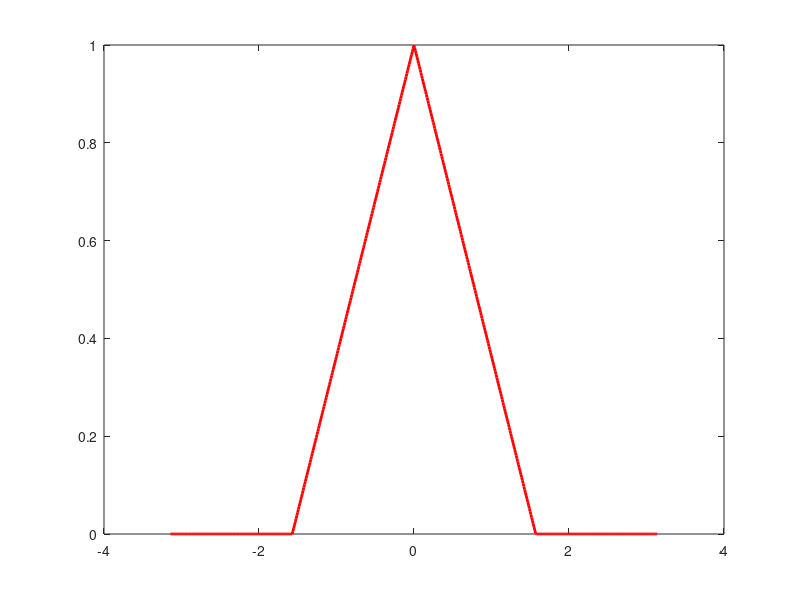

Write MATLAB code to recreate this figure. (Note: this script raises an error after producing the figure.)
clear all;
close all;
L1=-pi;L2=pi;
L=L2-L1;

h=pi/2;
N=L/h;
T=0.01;

x=L1:T:L2;
for i=1:N+1
    e(i)=L1+L/N*(i-1);
end
figure(2);
% w1
w1=trimf(x,[e(2),e(3),e(4)]);        %Rule 1:x1 is to zero
plot(x,w1,'r','linewidth',2);
% w2, Rule 2: x1 is about +-pi/2,but smaller
   w2=trimf(x,[e(2),e(2),e(3)]);
hold on
plot(x,w2,'b','linewidth',2);
   w2=trimf(x,[e(3),e(4),e(4)]);      
hold on
plot(x,w2,'b','linewidth',2);

% w3, Rule 3: x1 is about +-pi/2,but bigger
    w3=trimf(x,[e(1),e(2),e(2)]);
hold on;
plot(x,w3,'g','linewidth',2);
    w3=trimf(x,[e(4),e(4),e(5)]);
hold on;
plot(x,w3,'g','linewidth',2);

% w4, Rule 4: x1 is about +-pi
    w4=trimf(x,[e(1),e(1),e(2)]); 
    hold on;
    plot(x,w4,'k','linewidth',2);
    w4=trimf(x,[e(4),e(5),e(5)]); 
    hold on;
 plot(x,w4,'k','linewidth',2);